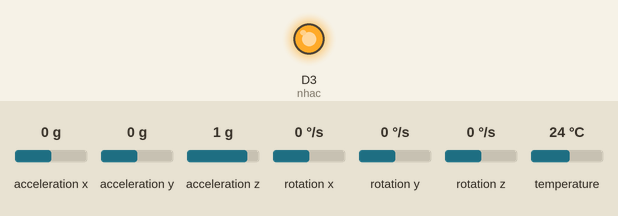
Simulated run of this sketch. Board: ESP8266 (NodeMCU). Shown: output pins drawn as LEDs (lit = HIGH). The inputs (shaded band) are chosen by the test bench; at power-on: rotation x 0 °/s, acceleration x 0 g, acceleration y 0 g, acceleration z 1 g, rotation y 0 °/s, rotation z 0 °/s, temperature 24 °C. What the sketch prints to the serial monitor is not drawn.

Above: at 3.2 s.
3.3 s: rotation x set to -192 °/s
At 4.2 s:
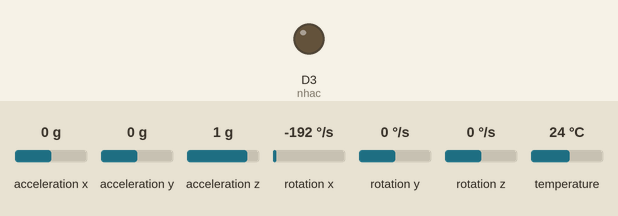
Timing chart, 0 to 37.1 s (numbered marks = the images above; inputs shaded):
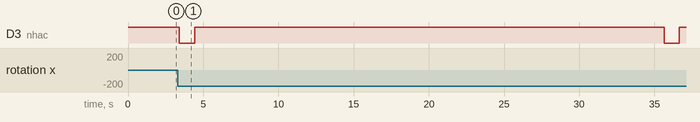

Measured:
- after the input at 3.3 s, D3 (nhac): alternates HIGH for 31.2 s and LOW for 1.0 s, starting after 0.12 s

The sketch:

BO_PHAT.ino
```cpp
#include <Adafruit_MPU6050.h>
#include <Adafruit_Sensor.h>
#include <Wire.h>
#include <ESP8266WiFi.h>
#include <espnow.h>

// Khởi tạo MPU6050 và các biến
Adafruit_MPU6050 mpu;
//98:F4:AB:D6:33:19
uint8_t peer1Address[] = {0x98, 0xF4, 0xAB, 0xD6, 0x33, 0x19}; // Địa chỉ MAC ESP nhận
uint8_t goc = 0;
float donhay = 0.08;
#define nhac D3
// Cấu trúc dữ liệu để gửi qua ESP-NOW
typedef struct struct_message {
  uint8_t mappedValue;
} struct_message;

struct_message myData;

// Hàm callback khi gửi dữ liệu thành công
void OnDataSent(uint8_t *mac_addr, uint8_t sendStatus) {
  Serial.print("Trạng thái gửi dữ liệu: ");
  Serial.println(sendStatus == 0 ? "Thành công" : "Thất bại");
}
long times = 0;
bool tt1 =true;
void setup() {
  // Khởi tạo Serial và MPU6050
  Serial.begin(115200);
  pinMode(nhac, OUTPUT);
  digitalWrite(nhac, HIGH);
  delay(2000);
  if (!mpu.begin()) {
    Serial.println("Không tìm thấy chip MPU6050");
      delay(10);
    }
  mpu.setAccelerometerRange(MPU6050_RANGE_8_G);
  mpu.setGyroRange(MPU6050_RANGE_500_DEG);
  mpu.setFilterBandwidth(MPU6050_BAND_5_HZ);

  // Cài đặt ESP-NOW
  WiFi.mode(WIFI_STA);
  if (esp_now_init() != 0) {
    Serial.println("Không thể khởi tạo ESP-NOW");
    return;
  }
  esp_now_set_self_role(ESP_NOW_ROLE_CONTROLLER);
  esp_now_register_send_cb(OnDataSent);
  esp_now_add_peer(peer1Address, ESP_NOW_ROLE_SLAVE, 1, NULL, 0);
}

void loop() {
  // Đọc giá trị cảm biến
  sensors_event_t a, g, temp;
  mpu.getEvent(&a, &g, &temp);

  // Lấy giá trị gia tốc góc
  float ax = g.gyro.x;
  float ay = g.gyro.y;
  float az = g.gyro.z;

  // Kiểm tra rung chấn (vượt ngưỡng ±donhay)
  if (abs(ax) > donhay || abs(ay) > donhay || abs(az) > donhay) { // Trừ đi trọng lực trái đất
    goc = 1;
    if(tt1){
    digitalWrite(nhac, LOW);
    Serial.print("THONG BAO");
    times = millis();
    tt1 = false;
    delay(1000);
    digitalWrite(nhac, HIGH);
    }
  }
  if(millis() - times >= 32000){
    tt1 = true;
    goc = 0;
    times = millis();
  }
  // In giá trị gia tốc và trạng thái rung
  Serial.print("AX: ");
  Serial.print(ax, 2);
  Serial.print(" | AY: ");
  Serial.print(ay, 2);
  Serial.print(" | AZ: ");
  Serial.print(az, 2);
  Serial.print(" | Rung: ");
  Serial.println(goc);

  // Gửi trạng thái qua ESP-NOW
  myData.mappedValue = goc;
  esp_now_send(peer1Address, (uint8_t *)&myData, sizeof(myData));

  delay(200); // Độ trễ 200ms
}
```
